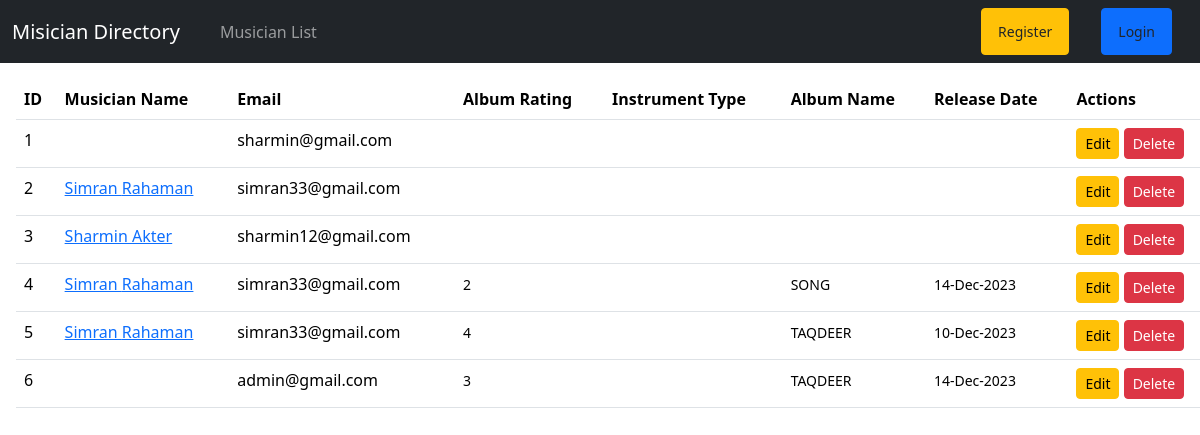
The page / on the database its author committed.
### album/models.py (models this page shows, shortened)
class Album(models.Model):
    album_name = models.CharField(max_length=100)
    musician = models.ForeignKey(User, on_delete=models.CASCADE)
    release_date = models.DateField(auto_now_add=True)
    rating = models.IntegerField(choices=[(i, i) for i in range(1, 6)])

### week_4_practice_module_2/views.py (the view)
# urls.py: path("", views.musician_list, name="musician_list"),
def musician_list(request):
    musicians = User.objects.all()
    return render(request, "musician_list.html", {"musicians": musicians})

### templates/musician_list.html
{% extends 'base.html' %} {% block content%}
<table class="table m-3 p-5">
  <thead>
    <tr>
      <th scope="col">ID</th>
      <th scope="col">Musician Name</th>
      <th scope="col">Email</th>
      <th scope="col">Album Rating</th>
      <th scope="col">Instrument Type</th>
      <th scope="col">Album Name</th>
      <th scope="col">Release Date</th>
      <th scope="col">Actions</th>
    </tr>
  </thead>
  <tbody>
    {% for m in musicians %}
    <tr>
      <td>{{ m.id }}</td>
      <td>
        <a href="{% url 'edit_musician' %}" class=""
          >{{ m.first_name }} {{ m.last_name }}</a
        >
      </td>
      <td>{{ m.email }}</td>
      <td>
        {% for album in m.album_set.all %}
        <small>{{ album.rating }}</small>
        {% endfor %}
      </td>
      <td>{{ m.instrument_type }}</td>
      <td>
        {% for album in m.album_set.all %}
        <small>{{ album.album_name }}</small>
        {% endfor %}
      </td>
      <td>
        {% for album in m.album_set.all %}
        <small>{{ album.release_date|date:"d-M-Y" }}</small>
        {% endfor %}
      </td>
      <td>
        <a href="{% url 'edit_album' m.id %}" class="btn btn-sm btn-warning"
          >Edit</a
        >
        <a href="{% url 'delete_album' m.id %}" class="btn btn-sm btn-danger"
          >Delete</a
        >
      </td>
    </tr>
    {% endfor %}
  </tbody>
</table>
{% endblock %}

### templates/base.html (shortened to what this page needs)
<!DOCTYPE html>
<html lang="en">
  <head>
    <link
      href="https://cdn.jsdelivr.net/npm/bootstrap@5.3.2/dist/css/bootstrap.min.css"
      rel="stylesheet"
    />
  </head>
  <body>
    <nav class="navbar navbar-expand-lg navbar-dark bg-dark">
      <div class="container-fluid">
        <a class="navbar-brand" href="#">Misician Directory</a>
        <div class="collapse navbar-collapse" id="navbarSupportedContent">
          <ul class="navbar-nav me-auto mb-2 mb-lg-0">
            <li class="nav-item mx-3">
              <a class="nav-link" href="{% url 'musician_list' %}"
                >Musician List</a
              >
            </li>
          </ul>
          <div class="d-flex">
            <ul class="navbar-nav me-auto mb-2 mb-lg-0">
              {% if request.user.is_authenticated %}
              <li class="nav-item btn btn-sm btn-warning mx-3">
                <a class="nav-link text-dark" href="">Profile</a>
              </li>
              <li class="nav-item btn btn-sm btn-primary mx-3">
                <a class="nav-link text-dark" href="{% url 'user_logout' %}"
                  >Logout</a
                >
              </li>
              {% else%}
              <li class="nav-item btn btn-sm btn-warning mx-3">
                <a class="nav-link text-dark" href="{% url 'register' %}"
                  >Register</a
                >
              </li>
              <li class="nav-item btn btn-sm btn-primary mx-3">
                <a class="nav-link text-dark" href="{% url 'login' %}">Login</a>
              </li>
              {% endif %}
            </ul>
          </div>
        </div>
      </div>
    </nav>
     {% block content %} {% endblock %}
  </body>
</html>

### rows shown on the page
Album: rating "2", album_name "SONG", release_date "14-Dec-2023"
Album: rating "4", album_name "TAQDEER", release_date "10-Dec-2023"
Album: rating "3", album_name "TAQDEER", release_date "14-Dec-2023"

### other values the page prints
{{ m.id }} "1"
{{ m.email }} "sharmin@gmail.com"
{{ m.id }} "2"
{{ m.first_name }} "Simran"
{{ m.last_name }} "Rahaman"
{{ m.email }} "simran33@gmail.com"
{{ m.id }} "3"
{{ m.first_name }} "Sharmin"
{{ m.last_name }} "Akter"
{{ m.email }} "sharmin12@gmail.com"
{{ m.id }} "4"
{{ m.id }} "5"
{{ m.id }} "6"
{{ m.email }} "admin@gmail.com"
